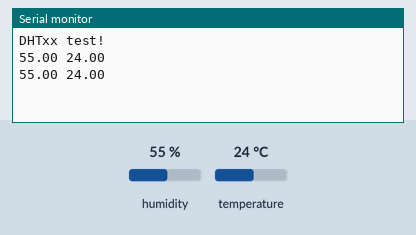
A sketch run on a simulated Arduino Uno, built with avr-gcc and run on an emulated ATmega328P. Parts: the last lines printed to the serial monitor. The test bench sets the inputs (shaded band); at power-on: humidity 55 %, temperature 24 °C.

Above: at 4.8 s.
4.9 s: humidity set to 22 %
At 6.8 s:
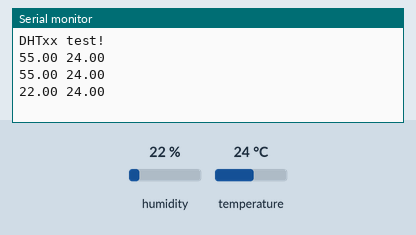
7.9 s: temperature set to 12 °C
At 8.5 s:
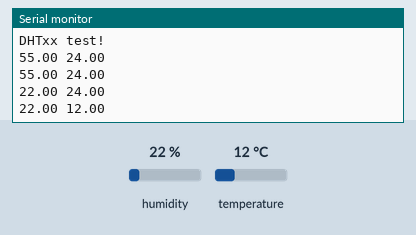
10.9 s: humidity set to 40 %
At 13.2 s:
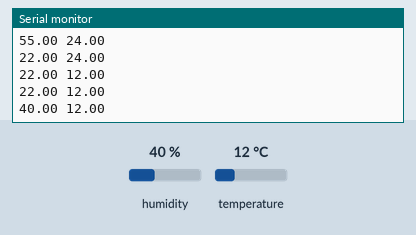
Timing chart, 0 to 14.7 s (numbered marks = the images above; inputs shaded):
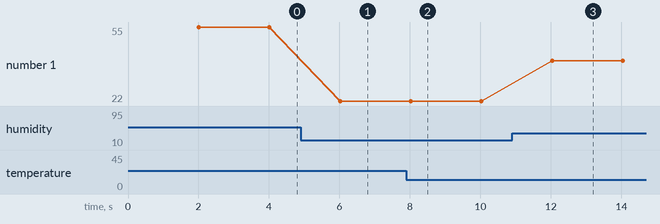

Measured:
- after the input at 4.9 s, the serial monitor: prints a new line after 1.1 s (image 1)
- after the input at 7.9 s, the serial monitor: prints a new line after 0.12 s (image 2)
- after the input at 10.9 s, the serial monitor: prints a new line after 1.1 s (image 3)
- plotted number 1: 55 → 22 after the input at 4.9 s, 22 → 40 after the input at 10.9 s

The sketch:

_codeLab4DH.ino
```cpp
#include "DHT.h"

#define DHTPIN 2     // what digital pin we're connected to

// Uncomment whatever type you're using!
//#define DHTTYPE DHT11   // DHT 11
#define DHTTYPE DHT22   // DHT 22  (AM2302), AM2321
//#define DHTTYPE DHT21   // DHT 21 (AM2301)


DHT dht(DHTPIN, DHTTYPE);
int led = 13;

void setup() {
  Serial.begin(9600);
  Serial.println("DHTxx test!");

  dht.begin(); //ให้ dht เริ่มทำงาน
}

void loop() {
  // Wait a few seconds between measurements.
  delay(2000);

  // Reading temperature or humidity takes about 250 milliseconds!
  // Sensor readings may also be up to 2 seconds 'old' (its a very slow sensor)
  float h = dht.readHumidity();
  // Read temperature as Celsius (the default)
  float t = dht.readTemperature();
  // Read temperature as Fahrenheit (isFahrenheit = true)
  float f = dht.readTemperature(true);

  // Check if any reads failed and exit early (to try again).
  if (isnan(h) || isnan(t) || isnan(f)) {
    Serial.println("Failed to read from DHT sensor!");
    return;
  }

  // Compute heat index in Fahrenheit (the default)
  float hif = dht.computeHeatIndex(f, h);
  // Compute heat index in Celsius (isFahreheit = false)
  float hic = dht.computeHeatIndex(t, h, false);


  Serial.print(h);
   Serial.print(" ");
  Serial.print(t);
  Serial.print("\n");


  if(t >= 32)
  {
    digitalWrite(led,HIGH);
    }
    else{
      digitalWrite(led,LOW);
      }
}
```
